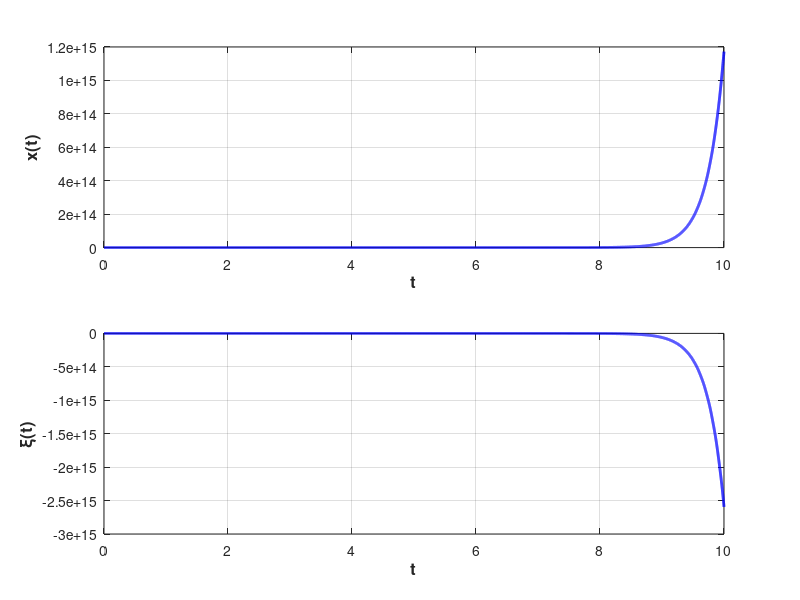

Source code (MATLAB):
function hwct050321
    m  = 0.127; % масса маятника
    M  = 1.206; % масса тележки
    I  = 0.001; % момент инерции маятника относительно центра масс
    l  = 0.178; % расстояние от точки крепления до центра масс
    Bc = 5.4;   % коэф. вязкого трения между кареткой и направляющей
    Bp = 0.002; % коэф. вязкого трения в точке крепления
    g  = 9.81;  % коэф. свободного падения

    % определим матрицы системы
    A0 = [m + M , -m * l; 
          -m * l, I + m * l^2];

    A1 = diag([Bc, Bp]);
    A2 = diag([0, -m * g * l]);
    B = [0; 0; inv(A0) * [1; 0]];

    % основная матрица системы
    A = [zeros(2, 2), eye(2); -inv(A0) * A2, -inv(A0) * A1];

    h = 0.1;
    Ad = exp(A * h);
    f = @(s)(exp(A * s) * B);

    Bd = [0; 0; 0; 0];
    step = h / 10000;
    for i = 1:10000
        Bd = Bd + f(step * (i - 1)) * step;
    end
    
    theta = -place(A, B, [-0.1, -0.2, 0.2, 0.1]);
    
    nx = size(A, 1); % количество строчек
    % задаем время отрисовки графиков
    TIME = 10.0;
    % задаем параметры метода решения системы дифференциальных уравнений
    options = odeset('RelTol', 1e-5, 'AbsTol', 1e-5 * ones(1, nx));
    % задаем начальные условия 
    x0 = zeros(nx, 1);   

    x0(1) = 0.5;
    x0(2) = -0.4;

    discr = 0 : h : TIME;
    tlst = [];
    xlst = [;;;];

    for i = 1 : size(discr, 2) - 1
        ticks = discr(i) : 0.001 : discr(i + 1);
        [TL, YL] = ode45(@(t, X)(A * X + B * theta * x0), ticks, x0', options);
        tlst = [tlst; TL];
        xlst = [xlst; YL];
        x0 = YL(end, :)';
    end

    fhandle = figure;
    subplot(2, 1, 1)
        plot(tlst, xlst(:, 1), 'b', 'LineWidth', 2.0)
        grid on;
        xlabel('t', 'FontSize', 12, 'FontWeight', 'bold');
        ylabel('x(t)', 'FontSize', 12, 'FontWeight', 'bold');
    subplot(2, 1, 2)
        plot(tlst, xlst(:, 2), 'b', 'LineWidth', 2.0)
        grid on;
        xlabel('t', 'FontSize', 12, 'FontWeight', 'bold');
        ylabel('\xi(t)', 'FontSize', 12, 'FontWeight', 'bold');
end